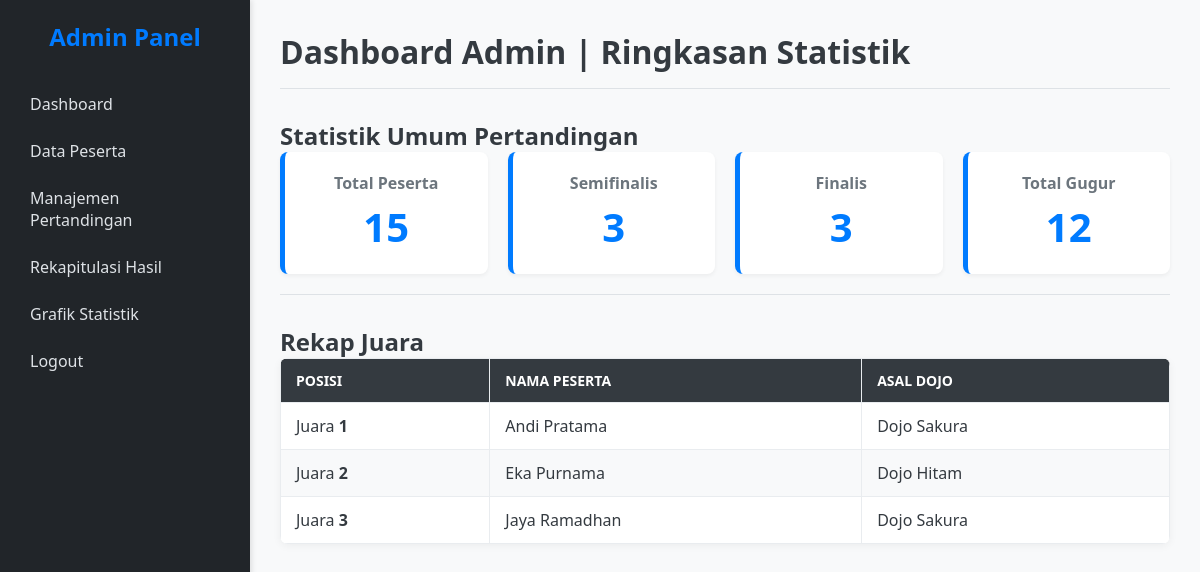
Page /index.php (signed in) on the committed database.
### tables this page shows
CREATE TABLE IF NOT EXISTS hasil (
id_hasil INT AUTO_INCREMENT PRIMARY KEY,
id_peserta INT NOT NULL,
babak_terakhir VARCHAR(50) NOT NULL,
juara ENUM('1','2','3','-') DEFAULT '-',
FOREIGN KEY (id_peserta) REFERENCES peserta(id_peserta)
);

CREATE TABLE IF NOT EXISTS peserta (
id_peserta INT AUTO_INCREMENT PRIMARY KEY,
nama_peserta VARCHAR(100) NOT NULL,
asal_dojo VARCHAR(100) NOT NULL,
kategori VARCHAR(50) NOT NULL,
berat_badan FLOAT NOT NULL,
status ENUM('aktif','gugur','juara') DEFAULT 'aktif'
);

### index.php (the view, shortened to what this page needs)
<?php
require_once 'config.php';
$total_peserta = $conn->query("SELECT COUNT(id_peserta) FROM peserta")->fetch_row()[0];
$total_gugur = $conn->query("SELECT COUNT(id_peserta) FROM peserta WHERE status = 'gugur'")->fetch_row()[0];
$semifinalis = $conn->query("SELECT COUNT(DISTINCT id_peserta) FROM hasil WHERE babak_terakhir IN ('semifinal', 'final', 'bob')")->fetch_row()[0];
$finalis = $conn->query("SELECT COUNT(DISTINCT id_peserta) FROM hasil WHERE babak_terakhir IN ('final', 'bob')")->fetch_row()[0];
?>
<h2>Statistik Umum Pertandingan</h2>
<div class="stats-grid">
    <div class="stat-box">
        <h3>Total Peserta</h3>
        <p><?= $total_peserta ?></p>
    </div>
    <div class="stat-box">
        <h3>Semifinalis</h3>
        <p><?= $semifinalis ?></p>
    </div>
    <div class="stat-box">
        <h3>Finalis</h3>
        <p><?= $finalis ?></p>
    </div>
    <div class="stat-box">
        <h3>Total Gugur</h3>
        <p><?= $total_gugur ?></p>
    </div>
</div>
<hr>
<h2>Rekap Juara</h2>
<table class="data-table">
    <thead>
        <tr>
            <th>Posisi</th>
            <th>Nama Peserta</th>
            <th>Asal Dojo</th>
        </tr>
    </thead>
    <tbody>
        <?php
        $sql_juara = "SELECT p.nama_peserta, p.asal_dojo, h.juara FROM hasil h JOIN peserta p ON h.id_peserta = p.id_peserta WHERE h.juara IN ('1', '2', '3') ORDER BY h.juara ASC";
        $result = $conn->query($sql_juara);
        if ($result->num_rows > 0) {
            while($row = $result->fetch_assoc()) {
                echo "<tr><td>Juara <strong>" . htmlspecialchars($row['juara']) . "</strong></td><td>" . htmlspecialchars($row['nama_peserta']) . "</td><td>" . htmlspecialchars($row['asal_dojo']) . "</td></tr>";
            }
        } else {
            echo "<tr><td colspan='3'>Belum ada data juara yang tercatat.</td></tr>";
        }
        ?>
    </tbody>
</table>

### css/style.css (style rules this page uses)
:root { --primary-color: #007bff; --secondary-color: #6c757d; --success-color: #28a745; --danger-color: #dc3545; --warning-color: #ffc107; --bg-color: #f8f9fa; --text-color: #343a40; }
* { box-sizing: border-box; margin: 0; padding: 0; }
body { font-family: 'Segoe UI', Tahoma, Geneva, Verdana, sans-serif; background-color: var(--bg-color); color: var(--text-color); display: flex; }
.content hr { margin-top: 15px; margin-bottom: 30px; border: 0; border-top: 1px solid #dee2e6; }
.data-table { width: 100%; border-collapse: collapse; background-color: white; box-shadow: 0 2px 8px rgba(0,0,0,0.05); border-radius: 8px; overflow: hidden; }
.data-table th, .data-table td { border: 1px solid #e9ecef; padding: 12px 15px; text-align: left; }
.data-table th { background-color: var(--text-color); color: white; text-transform: uppercase; font-size: 14px; }
.data-table tbody tr:nth-child(even) { background-color: #f8f9fa; }
.stats-grid { display: grid; grid-template-columns: repeat(auto-fit, minmax(200px, 1fr)); gap: 20px; margin-bottom: 20px; }
.stat-box { background-color: white; padding: 20px; border-radius: 8px; box-shadow: 0 2px 4px rgba(0,0,0,0.05); text-align: center; border-left: 5px solid var(--primary-color); }
.stat-box h3 { font-size: 1rem; color: var(--secondary-color); margin-bottom: 5px; }
.stat-box p { font-size: 2.5rem; font-weight: bold; color: var(--primary-color); }

### rows in the picture
hasil: juara "1", id_peserta.nama_peserta "Andi Pratama", id_peserta.asal_dojo "Dojo Sakura"
hasil: juara "2", id_peserta.nama_peserta "Eka Purnama", id_peserta.asal_dojo "Dojo Hitam"
hasil: juara "3", id_peserta.nama_peserta "Jaya Ramadhan", id_peserta.asal_dojo "Dojo Sakura"

### other values in the picture
$title "Dashboard Admin | Ringkasan Statistik"
$total_peserta "15"
$semifinalis "3"
$finalis "3"
$total_gugur "12"
